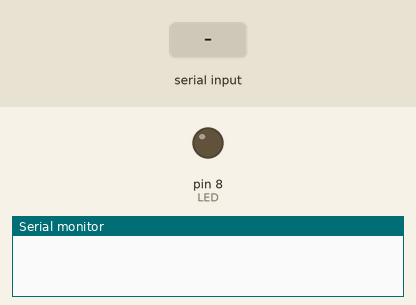
The sketch below on a simulated Arduino Uno, built with avr-gcc and run on an emulated ATmega328P. On the bench: output pins drawn as LEDs (lit = HIGH), the last lines printed to the serial monitor. Dashed ring = blinking. Inputs (shaded band) come from the test bench.

Above: at 1.2 s.
1.3 s: "2" received over Serial
At 4.2 s:
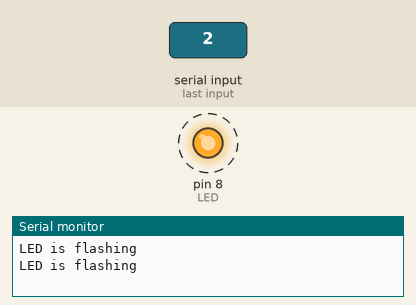
4.3 s: "1" received over Serial
At 4.8 s:
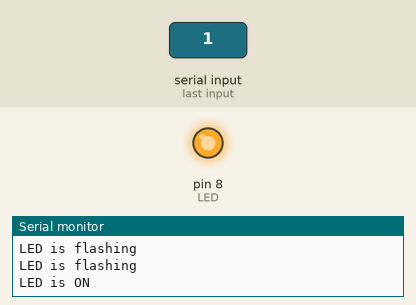
5.8 s: "0" received over Serial
At 6.3 s:
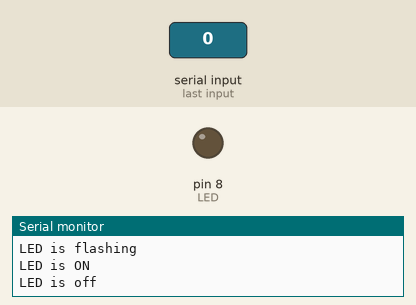
Timing chart, 0 to 8.8 s (numbered marks = the images above; inputs shaded):
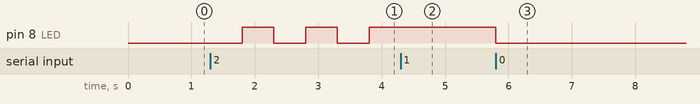

The sketch:

serial_off_on_LED_Test.ino
```cpp
int LED=8;

void setup()
{
 Serial.begin(9600);

pinMode(LED,OUTPUT);

}
 char receiveVal;
 char flash=0;
void loop()
{
  if(Serial.available()>0){
    receiveVal=Serial.read();

  if(receiveVal=='1'){
    flash=0;
    digitalWrite(LED,HIGH);
    Serial.println("LED is ON");
  }
  if(receiveVal=='0'){
    flash=0;
    digitalWrite(LED,LOW);
    Serial.println("LED is off");
  }
  if(receiveVal=='2'){
    flash=1;

  }
}
    if(flash==1){
      digitalWrite(LED,LOW);
    delay(500);
     digitalWrite(LED,HIGH);
    delay(500);
    Serial.println("LED is flashing");
      }
}
```

Measured:
- after the input at 1.3 s, pin 8 (LED): alternates HIGH for 0.50 s and LOW for 0.50 s, starting after 0.50 s
- after the input at 4.3 s, pin 8 (LED): stays HIGH (without the input it goes to LOW after 0.00 s)
- after the input at 5.8 s, pin 8 (LED): HIGH → LOW at once
